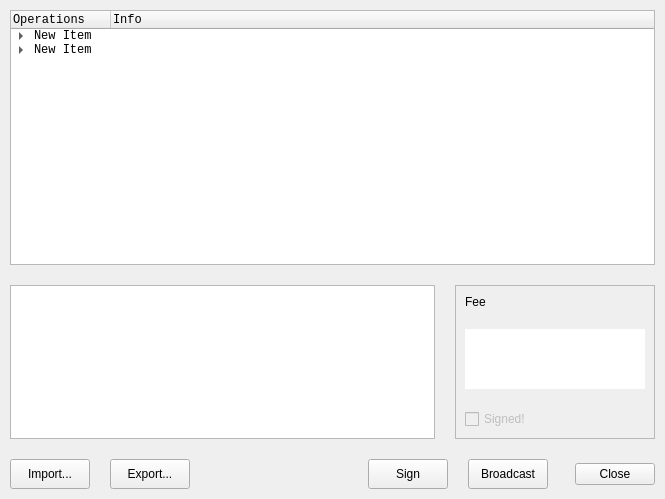
<?xml version="1.0" encoding="UTF-8"?>
<ui version="4.0">
 <class>QTransactionBuilder</class>
 <widget class="QDialog" name="QTransactionBuilder">
  <property name="geometry">
   <rect>
    <x>0</x>
    <y>0</y>
    <width>665</width>
    <height>499</height>
   </rect>
  </property>
  <property name="windowTitle">
   <string>Transaction</string>
  </property>
  <property name="windowIcon">
   <iconset resource="res.qrc">
    <normaloff>:/images/images/bitshares_logo.png</normaloff>:/images/images/bitshares_logo.png</iconset>
  </property>
  <layout class="QVBoxLayout" name="verticalLayout">
   <property name="spacing">
    <number>20</number>
   </property>
   <property name="leftMargin">
    <number>10</number>
   </property>
   <property name="topMargin">
    <number>10</number>
   </property>
   <property name="rightMargin">
    <number>10</number>
   </property>
   <property name="bottomMargin">
    <number>10</number>
   </property>
   <item>
    <widget class="QTreeWidget" name="treeWidget">
     <property name="sizePolicy">
      <sizepolicy hsizetype="Expanding" vsizetype="Expanding">
       <horstretch>0</horstretch>
       <verstretch>1</verstretch>
      </sizepolicy>
     </property>
     <property name="minimumSize">
      <size>
       <width>0</width>
       <height>255</height>
      </size>
     </property>
     <property name="baseSize">
      <size>
       <width>0</width>
       <height>300</height>
      </size>
     </property>
     <property name="styleSheet">
      <string notr="true">font-family: monospace;</string>
     </property>
     <column>
      <property name="text">
       <string>Operations</string>
      </property>
     </column>
     <column>
      <property name="text">
       <string>Info</string>
      </property>
     </column>
     <item>
      <property name="text">
       <string>New Item</string>
      </property>
      <property name="text">
       <string/>
      </property>
      <item>
       <property name="text">
        <string>New Subitem</string>
       </property>
       <property name="text">
        <string/>
       </property>
       <item>
        <property name="text">
         <string>New Subitem</string>
        </property>
       </item>
      </item>
     </item>
     <item>
      <property name="text">
       <string>New Item</string>
      </property>
      <item>
       <property name="text">
        <string>New Subitem</string>
       </property>
       <item>
        <property name="text">
         <string>New Subitem</string>
        </property>
       </item>
      </item>
     </item>
    </widget>
   </item>
   <item>
    <layout class="QHBoxLayout" name="horizontalLayout_2">
     <property name="spacing">
      <number>20</number>
     </property>
     <property name="sizeConstraint">
      <enum>QLayout::SetDefaultConstraint</enum>
     </property>
     <item>
      <widget class="QTableWidget" name="signatureTable">
       <property name="sizePolicy">
        <sizepolicy hsizetype="Expanding" vsizetype="Expanding">
         <horstretch>0</horstretch>
         <verstretch>0</verstretch>
        </sizepolicy>
       </property>
       <property name="maximumSize">
        <size>
         <width>16777215</width>
         <height>16777215</height>
        </size>
       </property>
       <property name="baseSize">
        <size>
         <width>0</width>
         <height>0</height>
        </size>
       </property>
       <property name="font">
        <font>
         <family>Monospace</family>
        </font>
       </property>
       <property name="selectionBehavior">
        <enum>QAbstractItemView::SelectRows</enum>
       </property>
       <property name="showGrid">
        <bool>false</bool>
       </property>
       <property name="columnCount">
        <number>1</number>
       </property>
       <attribute name="horizontalHeaderVisible">
        <bool>false</bool>
       </attribute>
       <attribute name="horizontalHeaderHighlightSections">
        <bool>false</bool>
       </attribute>
       <attribute name="horizontalHeaderMinimumSectionSize">
        <number>1569</number>
       </attribute>
       <attribute name="horizontalHeaderStretchLastSection">
        <bool>false</bool>
       </attribute>
       <attribute name="verticalHeaderVisible">
        <bool>false</bool>
       </attribute>
       <attribute name="verticalHeaderMinimumSectionSize">
        <number>20</number>
       </attribute>
       <row>
        <property name="text">
         <string>New Row</string>
        </property>
       </row>
       <column/>
      </widget>
     </item>
     <item>
      <widget class="QFrame" name="frame">
       <property name="sizePolicy">
        <sizepolicy hsizetype="Minimum" vsizetype="Minimum">
         <horstretch>0</horstretch>
         <verstretch>0</verstretch>
        </sizepolicy>
       </property>
       <property name="minimumSize">
        <size>
         <width>200</width>
         <height>150</height>
        </size>
       </property>
       <property name="maximumSize">
        <size>
         <width>200</width>
         <height>16777214</height>
        </size>
       </property>
       <property name="baseSize">
        <size>
         <width>0</width>
         <height>0</height>
        </size>
       </property>
       <property name="frameShape">
        <enum>QFrame::StyledPanel</enum>
       </property>
       <property name="frameShadow">
        <enum>QFrame::Raised</enum>
       </property>
       <layout class="QVBoxLayout" name="verticalLayout_2">
        <property name="spacing">
         <number>20</number>
        </property>
        <item>
         <widget class="QPushButton" name="feeButton">
          <property name="styleSheet">
           <string notr="true">text-align: left;
margin: 0;
border: none;</string>
          </property>
          <property name="text">
           <string>Fee</string>
          </property>
          <property name="flat">
           <bool>true</bool>
          </property>
         </widget>
        </item>
        <item>
         <widget class="QPlainTextEdit" name="feeTotal">
          <property name="frameShape">
           <enum>QFrame::NoFrame</enum>
          </property>
          <property name="readOnly">
           <bool>true</bool>
          </property>
         </widget>
        </item>
        <item>
         <widget class="QCheckBox" name="signedCheckbox">
          <property name="enabled">
           <bool>false</bool>
          </property>
          <property name="text">
           <string>Signed!</string>
          </property>
          <property name="checkable">
           <bool>true</bool>
          </property>
          <property name="checked">
           <bool>false</bool>
          </property>
          <property name="tristate">
           <bool>false</bool>
          </property>
         </widget>
        </item>
       </layout>
      </widget>
     </item>
    </layout>
   </item>
   <item>
    <layout class="QHBoxLayout" name="horizontalLayout">
     <property name="spacing">
      <number>20</number>
     </property>
     <item>
      <widget class="QPushButton" name="importButton">
       <property name="enabled">
        <bool>true</bool>
       </property>
       <property name="sizePolicy">
        <sizepolicy hsizetype="Minimum" vsizetype="Preferred">
         <horstretch>0</horstretch>
         <verstretch>0</verstretch>
        </sizepolicy>
       </property>
       <property name="text">
        <string>Import...</string>
       </property>
      </widget>
     </item>
     <item>
      <widget class="QPushButton" name="exportButton">
       <property name="enabled">
        <bool>true</bool>
       </property>
       <property name="sizePolicy">
        <sizepolicy hsizetype="Minimum" vsizetype="Preferred">
         <horstretch>0</horstretch>
         <verstretch>0</verstretch>
        </sizepolicy>
       </property>
       <property name="text">
        <string>Export...</string>
       </property>
      </widget>
     </item>
     <item>
      <spacer name="horizontalSpacer">
       <property name="orientation">
        <enum>Qt::Horizontal</enum>
       </property>
       <property name="sizeHint" stdset="0">
        <size>
         <width>40</width>
         <height>30</height>
        </size>
       </property>
      </spacer>
     </item>
     <item>
      <widget class="QPushButton" name="signButton">
       <property name="sizePolicy">
        <sizepolicy hsizetype="Minimum" vsizetype="Preferred">
         <horstretch>0</horstretch>
         <verstretch>0</verstretch>
        </sizepolicy>
       </property>
       <property name="minimumSize">
        <size>
         <width>0</width>
         <height>20</height>
        </size>
       </property>
       <property name="text">
        <string>Sign</string>
       </property>
      </widget>
     </item>
     <item>
      <widget class="QPushButton" name="broadcastButton">
       <property name="sizePolicy">
        <sizepolicy hsizetype="Minimum" vsizetype="Preferred">
         <horstretch>0</horstretch>
         <verstretch>0</verstretch>
        </sizepolicy>
       </property>
       <property name="minimumSize">
        <size>
         <width>0</width>
         <height>20</height>
        </size>
       </property>
       <property name="text">
        <string>Broadcast</string>
       </property>
      </widget>
     </item>
     <item>
      <widget class="QDialogButtonBox" name="buttonBox">
       <property name="sizePolicy">
        <sizepolicy hsizetype="Minimum" vsizetype="Fixed">
         <horstretch>0</horstretch>
         <verstretch>0</verstretch>
        </sizepolicy>
       </property>
       <property name="maximumSize">
        <size>
         <width>87</width>
         <height>40</height>
        </size>
       </property>
       <property name="orientation">
        <enum>Qt::Horizontal</enum>
       </property>
       <property name="standardButtons">
        <set>QDialogButtonBox::Close</set>
       </property>
      </widget>
     </item>
    </layout>
   </item>
  </layout>
 </widget>
 <tabstops>
  <tabstop>treeWidget</tabstop>
  <tabstop>signatureTable</tabstop>
  <tabstop>feeButton</tabstop>
  <tabstop>feeTotal</tabstop>
  <tabstop>signedCheckbox</tabstop>
  <tabstop>importButton</tabstop>
  <tabstop>exportButton</tabstop>
  <tabstop>signButton</tabstop>
  <tabstop>broadcastButton</tabstop>
  <tabstop>buttonBox</tabstop>
 </tabstops>
 <resources>
  <include location="res.qrc"/>
 </resources>
 <connections>
  <connection>
   <sender>buttonBox</sender>
   <signal>accepted()</signal>
   <receiver>QTransactionBuilder</receiver>
   <slot>accept()</slot>
   <hints>
    <hint type="sourcelabel">
     <x>653</x>
     <y>487</y>
    </hint>
    <hint type="destinationlabel">
     <x>157</x>
     <y>274</y>
    </hint>
   </hints>
  </connection>
  <connection>
   <sender>buttonBox</sender>
   <signal>rejected()</signal>
   <receiver>QTransactionBuilder</receiver>
   <slot>reject()</slot>
   <hints>
    <hint type="sourcelabel">
     <x>653</x>
     <y>487</y>
    </hint>
    <hint type="destinationlabel">
     <x>286</x>
     <y>274</y>
    </hint>
   </hints>
  </connection>
 </connections>
</ui>
